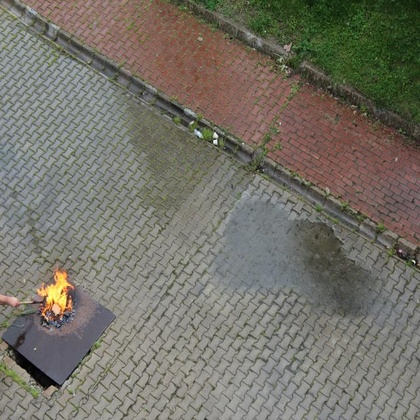
%> input picture Fase II Segmentacion/examples/original/173_JPG.rf.3d77dde3b3a5641f2b17638b3c40b8e3.jpg, 420 x 420 px, shrunk from 640 x 640 before the run
$ octave --eval "result = segmentacion_canny('../../Fase II Segmentacion/examples/original/173_JPG.rf.3d77dde3b3a5641f2b17638b3c40b8e3.jpg');"   (GNU Octave 9; MATLAB toolbox functions it lacks are replaced by stand-ins)
%> lines starting %> are read from the running program, lines starting %| are printed output that depends on the picture; in (x1, y1, x2, y2) boxes, pixels count from 0 and x2, y2 are one past the last pixel; in counts of white or black regions, pixels touching at a corner belong together; the program's own positions count from 1
function edges = segmentacion_canny(path)

% Lectura de imagen
Img = imread(path);
%> Img is the input picture: size 420x420x3 uint8; mean R, G, B 117.1, 114.2, 104.4

I = double(Img);
I = I(:, :, 1); % canal gris
%> I: size 420x420 double


sigma = 10;

gaussiano = filtroGaussEspacio(sigma);
G = imfilter(I, gaussiano, 'replicate', 'conv');
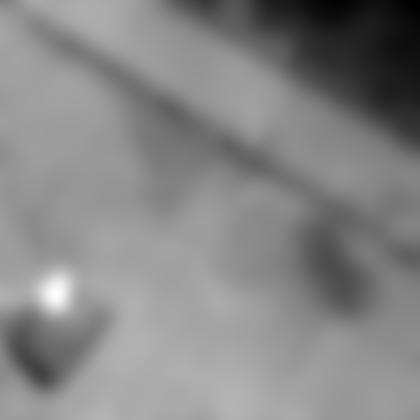
%> G: size 420x420 double; min 15823.1, max 125059.3, mean 73241; drawn with min black and max white

[M, N] = size(G);
%> M = 420; N = 420

% Gradiente (Sobel)
x_masc = [-1 -2 -1; 0 0 0; 1 2 1];
y_masc = [-1 0 1; -2 0 2; -1 0 1];

df_dx = imfilter(G, x_masc, 'replicate', 'conv');
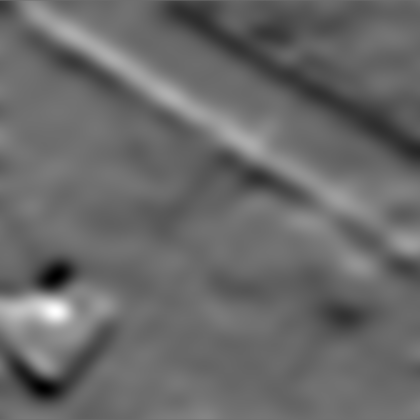
%> df_dx: size 420x420 double; min -14538.4, max 18956.9, mean -657; drawn with min black and max white
df_dy = imfilter(G, y_masc, 'replicate', 'conv');
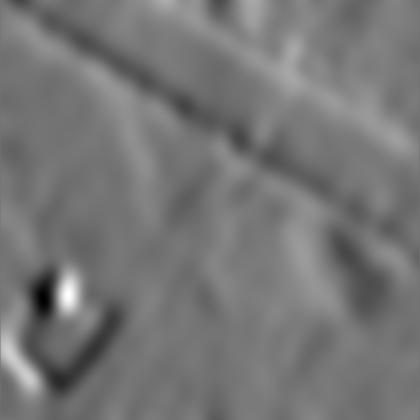
%> df_dy: size 420x420 double; min -15421.4, max 18779.3, mean 476.2; drawn with min black and max white

% Magnitud
df = sqrt(df_dx.^2 + df_dy.^2);
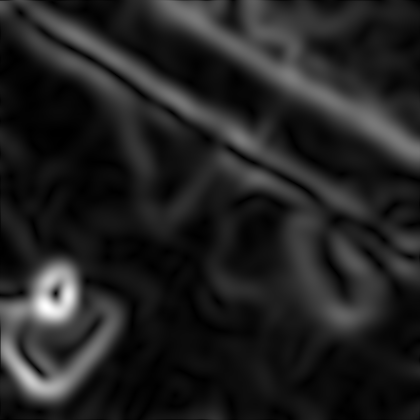
%> df: size 420x420 double; min 3.31, max 20556.5, mean 2779.4; drawn with min black and max white

% Dirección
dir = atan2(df_dy, df_dx);
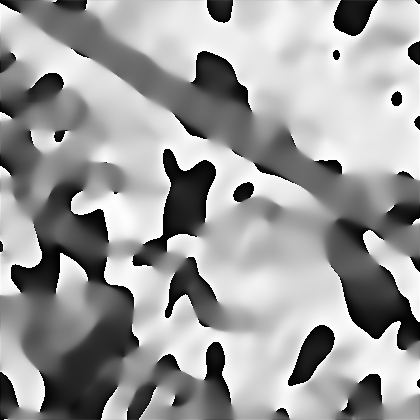
%> dir: size 420x420 double; min -3.14, max 3.14, mean 0.743; drawn with min black and max white

% Dirección cuantizada de borde
d_borde = direccion_borde_2(dir);

% Supresión de no máximos
g_N = supresion_maximos(df, d_borde);

% salida final
edges = g_N;

end


function g_N = supresion_maximos(M_k, d_borde)
[M, N] = size(d_borde);

g_N = zeros(M, N);

M_k = padarray(M_k, [1 1], 'replicate');

for i = 2:M
    for j = 2:N

        Mk = M_k(i, j);

        dir = d_borde(i, j);

        vecinos = M_k(i-1:i+1, j-1:j+1);

        if dir == 0
            p = vecinos(2, 1);
            q = vecinos(2, 3);
        elseif dir == 90
            p = vecinos(1, 2);
            q = vecinos(3, 2);
        elseif dir == 45
            p = vecinos(1, 3);
            q = vecinos(3, 1);
        elseif dir == -45
            p = vecinos(1, 1);
            q = vecinos(3, 3);
        end

        if Mk < p || Mk < q
            g_N(i-1, j-1) = 0;
        else
            g_N(i-1, j-1) = Mk;
        end

    end
end


end


% [10 lines left out: function direccion_borde, not called in this run]

function d_k = direccion_borde_2(dir)

dir = rad2deg(dir);

pertenece = @(min, max) (dir >= min & dir < max);

d_k = zeros(size(dir)); % 0 por defecto

d_k( pertenece(-22.5, 22.5)  | pertenece(-157.5, 157.5)) = 0;
%> d_k: size 420x420 double; every value is 0
d_k( pertenece(22.5, 67.5)   | pertenece(-157.5, -112.5)) = 45;
d_k( pertenece(67.5, 112.5)  | pertenece(-112.5, -67.5))  = 90;
d_k( pertenece(112.5, 157.5) | pertenece(-67.5, -22.5))   = -45;
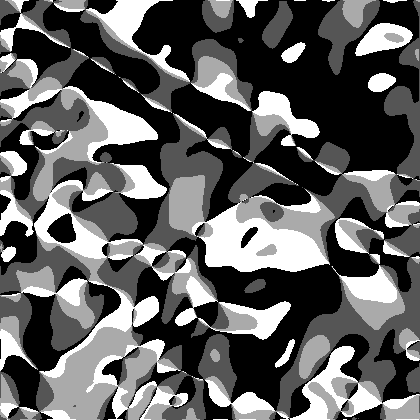
%> d_k: size 420x420 double; min -45, max 90, mean 5.9; drawn with min black and max white

end

% [49 lines left out: functions histeresis_umbral, cruces, not called in this run]


function G = filtroGaussEspacio(sigma)
% Gaussiano PasaBajas en el dominio del espacio


n = ceil(6*sigma);

if(mod(n, 2) == 0)
    n = n + 1;
end

G = zeros(n);


% Para ubicar el centro de la máscara
cx = ceil(n/2);
cy = ceil(n/2);

disp(n);
disp(cx);
disp(cy);

for x = 1:n
    for y = 1:n
        d = ((x-cx)^2 + (y-cy)^2);

        z = d/(2*sigma^2);

        G(x, y) = exp(-z);
    end
end

end
%> after the loop in supresion_maximos, `for i = 2:M`:
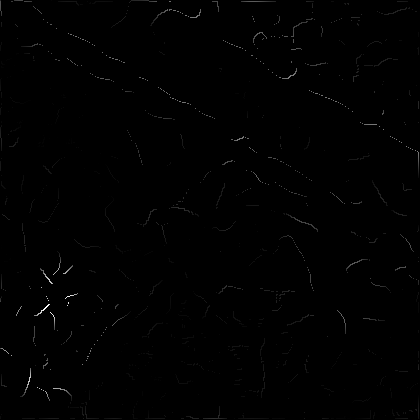
%> g_N: size 420x420 double; min 0, max 20556.5, mean 78.4; drawn with min black and max white
%> after the loop in supresion_maximos, `for i = 2:M`: p = 1223.6; q = 1427.1

$ run again, on Fase II Segmentacion/examples/original/1_JPG.rf.82be351019b363a690c1f9394144c4d9.jpg
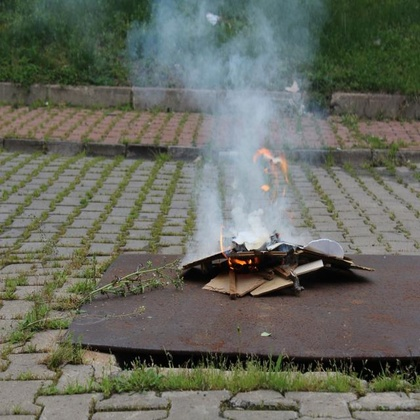
%> input picture Fase II Segmentacion/examples/original/1_JPG.rf.82be351019b363a690c1f9394144c4d9.jpg, 420 x 420 px, shrunk from 640 x 640 before the run
%> in segmentacion_canny, Img is the input picture: size 420x420x3 uint8; mean R, G, B 102.7, 105.7, 95.4
%> in direccion_borde_2, `d_k( pertenece(22.5, 67.5)   | pertenece(-157.5, -112.5)) = 45;`:
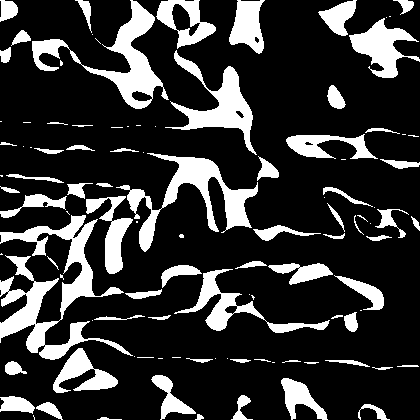
%> d_k: size 420x420 double; values 0 (black) and 45 (white), 20.7% white; 106 white regions (39 under 20 px), largest, box (x1, y1, x2, y2) and area: (0, 215, 133, 360) 5739, (116, 153, 258, 252) 3584, (32, 0, 169, 109) 3508
%> after the loop in supresion_maximos, `for i = 2:M`:
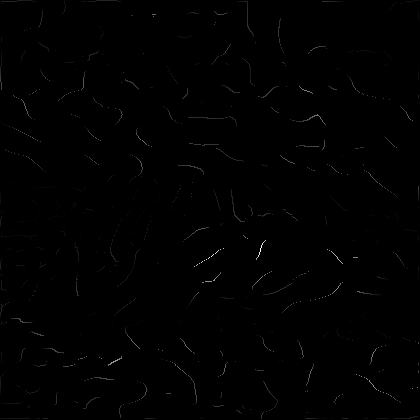
%> g_N: size 420x420 double; min 0, max 31403.1, mean 105; drawn with min black and max white
%> after the loop in supresion_maximos, `for i = 2:M`: p = 3497.4; q = 1720.2

$ run again, on Fase II Segmentacion/examples/original/264_png.rf.43a917f94cc73493b26b63d01e015184.jpg
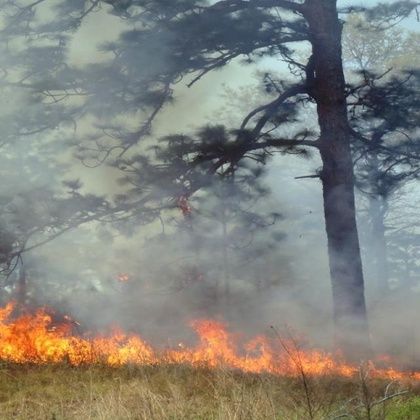
%> input picture Fase II Segmentacion/examples/original/264_png.rf.43a917f94cc73493b26b63d01e015184.jpg, 420 x 420 px, shrunk from 640 x 640 before the run
%> in segmentacion_canny, Img is the input picture: size 420x420x3 uint8; mean R, G, B 131, 130.7, 123.8
%> in direccion_borde_2, `d_k( pertenece(22.5, 67.5)   | pertenece(-157.5, -112.5)) = 45;`:
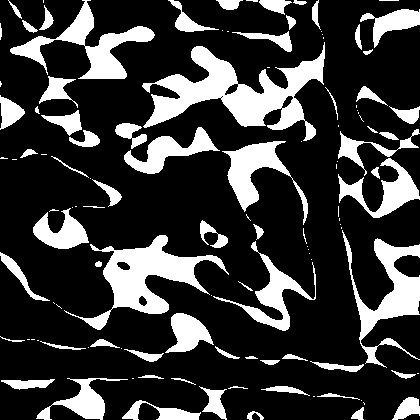
%> d_k: size 420x420 double; values 0 (black) and 45 (white), 22.7% white; 116 white regions (47 under 20 px), largest, box (x1, y1, x2, y2) and area: (142, 42, 325, 141) 6637, (64, 235, 229, 330) 4550, (342, 230, 420, 368) 3235
%> after the loop in supresion_maximos, `for i = 2:M`:
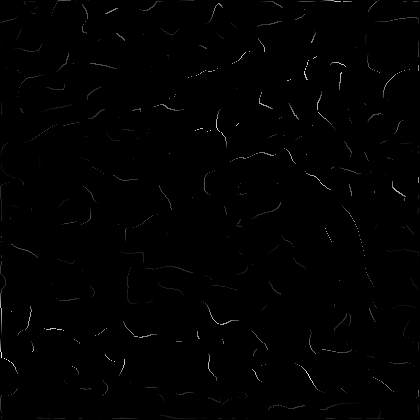
%> g_N: size 420x420 double; min 0, max 26114.1, mean 137.9; drawn with min black and max white
%> after the loop in supresion_maximos, `for i = 2:M`: p = 2149.7; q = 2105.9
